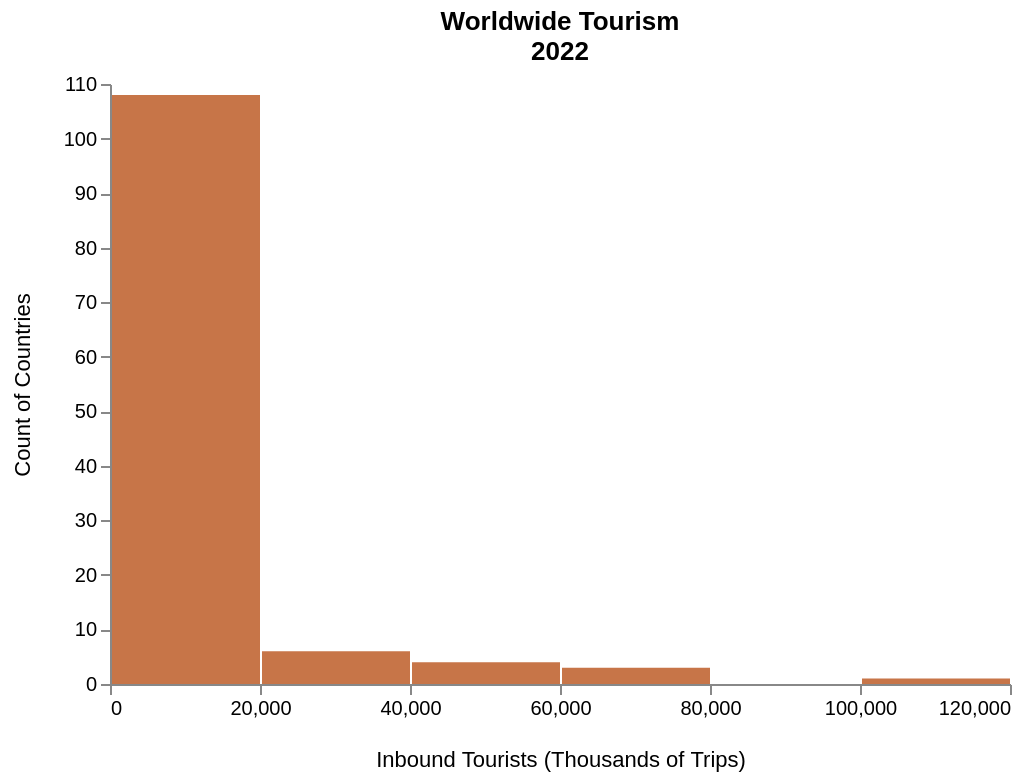

The cell this chart's notebook holds for it:
### Code cell
# Histogram, total visitors, 2022, all countries
data = tourism[
        (tourism["year"] == 2022) &
        (tourism["indicator_code"] == "INBD_TRIP_TOTL_TOTL_VSTR") &
        (tourism["region"].notna())
    ]

def hist_1(df):
    chart = alt.Chart(df).mark_bar(color = "#c77548").encode(
        alt.X("value:Q", bin = True).title("Inbound Tourists (Thousands of Trips)"),
        alt.Y("count()").title("Count of Countries")
    ).properties(
        title = {
            "text" : [
                    "Worldwide Tourism",
                    "2022"
            ]
        }
    )

    return chart

# Render chart
hist_1(data)
